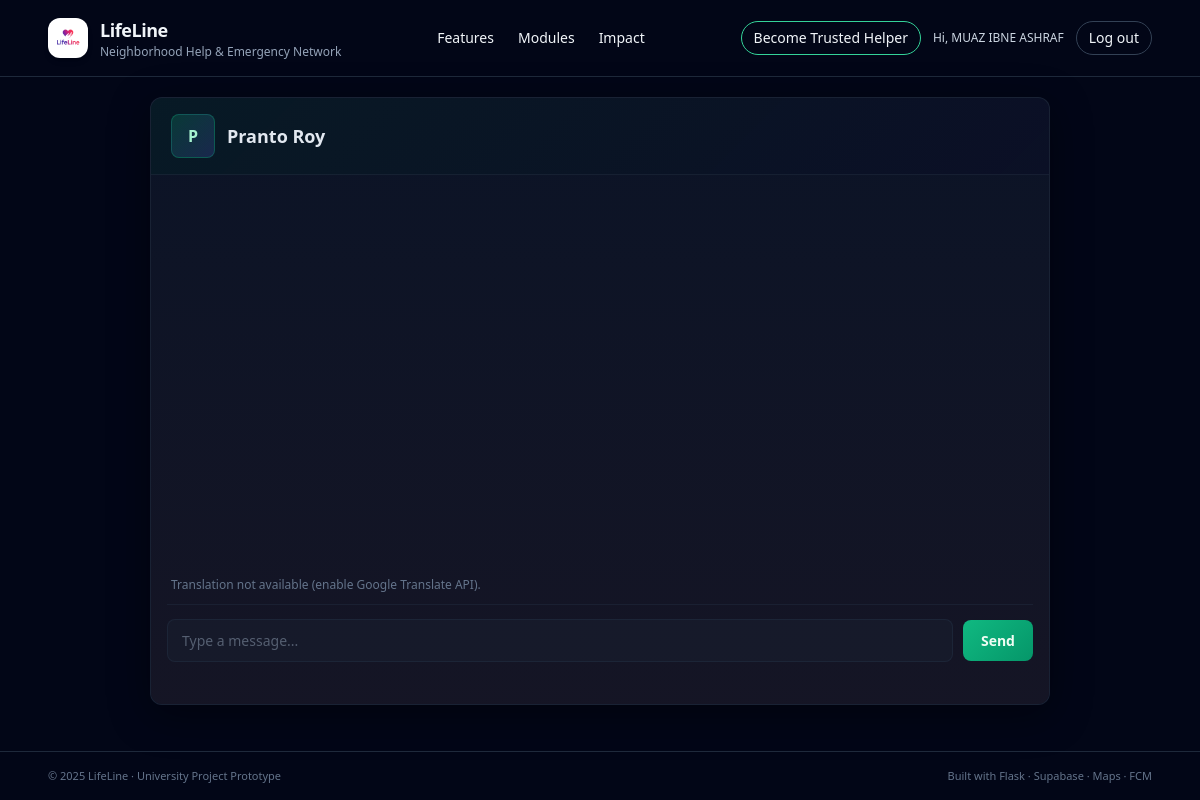
The app's page /chat/2 (signed in) with its own data.
### app.py (models this page shows, shortened)
class User(db.Model):
    id = db.Column(db.Integer, primary_key=True)
    email = db.Column(db.String(255), unique=True, nullable=False)
    name = db.Column(db.String(120), nullable=False)
    password_hash = db.Column(db.String(255), nullable=True)
    is_trusted_helper = db.Column(db.Boolean, default=False)
    govt_id_number = db.Column(db.String(50), nullable=True)
    firebase_uid = db.Column(db.String(255), unique=True, nullable=True)
    otp_code = db.Column(db.String(6), nullable=True)
    otp_expires_at = db.Column(db.DateTime, nullable=True)
    id_verification_status = db.Column(db.String(20), default="none")  # none/pending/approved/rejected
    id_document_note = db.Column(db.String(255), nullable=True)

### app.py (the view)
@app.route("/chat/<int:other_user_id>")
@login_required
def chat_with_user(other_user_id):
    user = current_user()
    other = User.query.get_or_404(other_user_id)
    conv = get_or_create_conversation(user.id, other.id)
    messages = (
        ChatMessage.query.filter_by(conversation_id=conv.id).order_by(ChatMessage.created_at.asc()).limit(100).all()
    )
    return render_template("chat.html", conversation=conv, other_user=other, messages=messages)

### app.py (called while the page is built)
def get_or_create_conversation(user1_id, user2_id):
    a, b = sorted([int(user1_id), int(user2_id)])
    conv = Conversation.query.filter_by(user_a=a, user_b=b).first()
    if conv:
        return conv
    conv = Conversation(user_a=a, user_b=b)
    db.session.add(conv)
    db.session.commit()
    return conv

def current_user():
    if "user_id" in session:
        return User.query.get(session["user_id"])
    return None

def login_required(view_func):
    from functools import wraps
    @wraps(view_func)
    def wrapper(*args, **kwargs):
        if "user_id" not in session:
            next_url = request.path
            return redirect(url_for("login", next=next_url))
        return view_func(*args, **kwargs)
    return wrapper

@app.context_processor
def inject_user():
    translation_enabled = False
    if globals().get('gcloud_translate_client'):
        translation_enabled = True
    elif globals().get('gt_translator'):
        translation_enabled = True
    return dict(current_user=current_user(), translation_enabled=translation_enabled)

### templates/chat.html (shortened to what this page needs)
{% extends 'base.html' %}
{% block content %}
<div class="chat-container">
  <div class="chat-header">
    <div class="avatar">{{ other_user.name[0].upper() }}</div>
    <div>
      <h2>{{ other_user.name }}</h2>
    </div>
  </div>
  <div class="chat-window">
    <div class="messages" id="messages" aria-live="polite"></div>
    <div style="margin-bottom:10px;padding:0 4px;font-size:12px;color:#94a3b8">
      {% if translation_enabled %}
      <div style="display:flex;gap:8px;align-items:center;margin-bottom:8px;flex-wrap:wrap">
        <label for="translate_to" style="font-size:12px">Translate to:</label>
        <select id="translate_to" style="padding:4px 8px;border-radius:4px;border:1px solid rgba(30,41,59,0.8);background:rgba(30,41,59,0.3);color:#e2e8f0;font-size:12px">
          <option value="">(none)</option>
          <option value="en">English</option>
          <option value="es">Spanish</option>
          <option value="fr">French</option>
          <option value="bn">Bengali</option>
          <option value="ar">Arabic</option>
        </select>
        <label style="font-size:12px;display:flex;align-items:center;gap:4px"><input type="checkbox" id="auto_translate"> Auto-translate</label>
      </div>
      {% else %}
      <span style="color:#64748b">Translation not available (enable Google Translate API).</span>
      {% endif %}
    </div>
    <div class="chat-input-bar">
      <input id="message_input" class="chat-input" placeholder="Type a message..." />
      <button id="send_btn" class="send-btn">Send</button>
    </div>
    <div class="typing-indicator" id="typing"></div>
  </div>
</div>
{% endblock %}

### templates/base.html (shortened to what this page needs)
<!DOCTYPE html>
<html lang="en">
  <head>
    <script src="https://cdn.tailwindcss.com"></script>
    <link
      rel="stylesheet"
      href="{{ url_for('static', filename='css/main.css') }}"
    />
  </head>
  <body class="bg-slate-950 text-slate-100 min-h-screen flex flex-col">
    <header class="w-full border-b border-slate-800">
      <nav class="w-full px-6 md:px-12 py-4 flex items-center justify-between">
        <a
          href="{{ url_for('home') }}"
          class="flex items-center gap-3 hover:opacity-80 transition"
        >
          <div
            class="h-10 w-10 rounded-xl bg-white flex items-center justify-center shadow-md"
          >
            <img
              src="{{ url_for('static', filename='images/lifeline_logo.png') }}"
              alt="LifeLine Logo"
              class="h-8 w-8 object-contain"
            />
          </div>
          <div>
            <h1 class="text-lg font-semibold tracking-tight">LifeLine</h1>
            <p class="text-xs text-slate-400">
              Neighborhood Help & Emergency Network
            </p>
          </div>
        </a>
        <div class="hidden md:flex items-center gap-6 text-sm">
          <a href="#features" class="hover:text-emerald-300 transition"
            >Features</a
          >
          <a href="#modules" class="hover:text-emerald-300 transition"
            >Modules</a
          >
          <a href="#impact" class="hover:text-emerald-300 transition">Impact</a>
        </div>
        <div class="flex items-center gap-3">
          {% if session.get('user_id') %}  {% if session.get('is_trusted_helper') %}
          <span
            class="text-[10px] px-2 py-1 rounded-full bg-emerald-600/20 text-emerald-300 border border-emerald-500/50 hidden md:inline"
          >
            ✔ Trusted Helper
          </span>
          {% else %}
          <a
            href="{{ url_for('trusted_helper') }}"
            class="text-xs md:text-sm px-3 py-1.5 rounded-full border border-emerald-400 hover:border-emerald-300 hover:text-emerald-300 transition"
          >
            Become Trusted Helper
          </a>
          {% endif %}
          <span class="hidden md:inline text-xs text-slate-300">
            Hi, {{ session.get('user_name') }}
          </span>
          <a
            href="{{ url_for('logout') }}"
            class="text-xs md:text-sm px-3 py-1.5 rounded-full border border-slate-700 hover:border-rose-400 hover:text-rose-300 transition"
          >
            Log out
          </a>
          {% endif %}
        </div>
      </nav>
    </header>
    <main class="flex-1 w-full">{% block content %}{% endblock %}</main>
    <footer class="border-t border-slate-800">
      <div
        class="w-full px-6 md:px-12 py-4 flex flex-col md:flex-row justify-between items-center gap-2 text-[11px] text-slate-500"
      >
        <p>© 2025 LifeLine · University Project Prototype</p>
        <p>Built with Flask · Supabase · Maps · FCM</p>
      </div>
    </footer>
  </body>
</html>

### static/css/main.css (style rules this page uses)
body { -webkit-font-smoothing: antialiased; }
.chat-container { max-width:900px; margin:20px auto; display:flex; flex-direction:column; height:76vh; background:rgba(15,23,42,0.4); border:1px solid rgba(30,41,59,0.8); border-radius:12px; overflow:hidden; box-shadow:0 10px 40px rgba(0,0,0,0.4); }
.chat-header { background:linear-gradient(135deg, rgba(16,185,129,0.08) 0%, rgba(99,102,241,0.04) 100%); border-bottom:1px solid rgba(30,41,59,0.6); color:#e2e8f0; padding:16px 20px; display:flex; align-items:center; gap:12px; }
.chat-header h2 { font-size:18px;font-weight:600;margin:0;color:#e2e8f0; }
.chat-header .avatar { width:44px;height:44px;border-radius:8px;background:linear-gradient(135deg, rgba(16,185,129,0.2), rgba(99,102,241,0.2));overflow:hidden;flex-shrink:0;border:1px solid rgba(16,185,129,0.3);display:flex;align-items:center;justify-content:center;color:#a7f3d0;font-weight:600;font-size:16px; }
.chat-window { background:linear-gradient(180deg, rgba(15,23,42,0.7) 0%, rgba(30,27,42,0.6) 100%); flex:1;display:flex;flex-direction:column;padding:16px;border-radius:0; }
.messages { display:flex;flex-direction:column;gap:10px;overflow:auto;padding:8px 4px;flex:1; }
.chat-input-bar { display:flex;gap:10px;padding:14px 0;background:transparent;align-items:center;border-top:1px solid rgba(30,41,59,0.6); }
.chat-input { flex:1;border-radius:8px;padding:10px 14px;border:1px solid rgba(30,41,59,0.8);background:rgba(30,41,59,0.3);color:#e2e8f0;font-size:14px;transition:all 0.2s; }
.chat-input::placeholder { color:rgba(148,163,184,0.5) }
.send-btn { background:linear-gradient(135deg, #10b981 0%, #059669 100%); color:#f0fdf4;border:none;padding:10px 18px;border-radius:8px;cursor:pointer;font-size:14px;font-weight:600;transition:all 0.2s;flex-shrink:0; }
.typing-indicator { font-size:13px;color:#94a3b8;padding:6px 0;font-style:italic }

### records on screen
User: get "MUAZ IBNE ASHRAF"
User: name "P", name "Pranto Roy"
